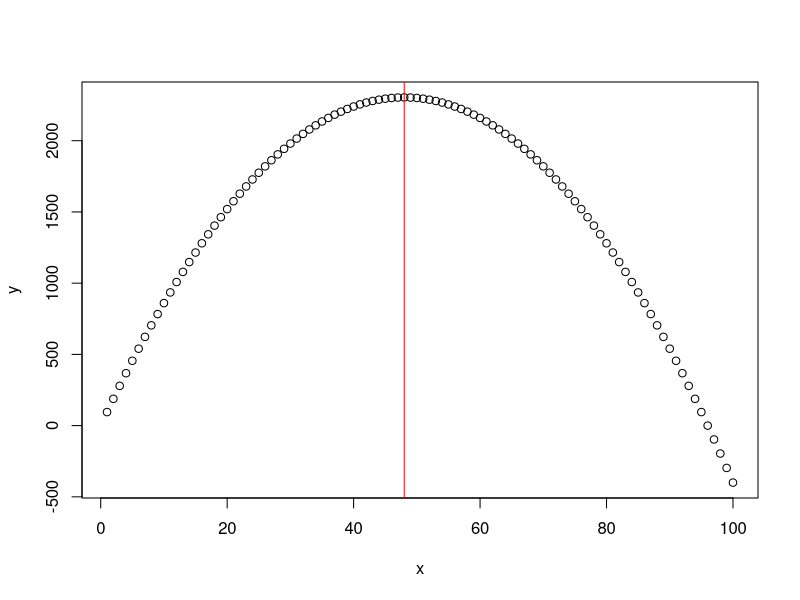

Reproduce this figure in R.

# The Objective function
objective_fun <- function(q) {
  return (100*q-q^2-4*q)
}

# Test of the function
objective_fun(48)

# For Loop to check for each possible value of "Q" (up to 100)
# which is the maximum value of our objective function. Results are
# stored in x and y in order to plot them (see below)

x <- c()
y <- c()

for (q in 1:100) {
  r1 <- q
  r2 <- print(objective_fun(q))
  
  x <- c(x, r1)
  y <- c(y, r2)
  
}

# Check among the results which is the one that returns 
# tha maximum value.
which.max(y)

# Graphical Inspection
plot(x,y)
abline(v=48, col="red")


# Check with "optimize" function in R
f <- function (q) (100*q-q^2)-(4*q)
xmax <- optimize(f, c(0, 1000), tol = 0.0001, maximum = TRUE)
xmax
